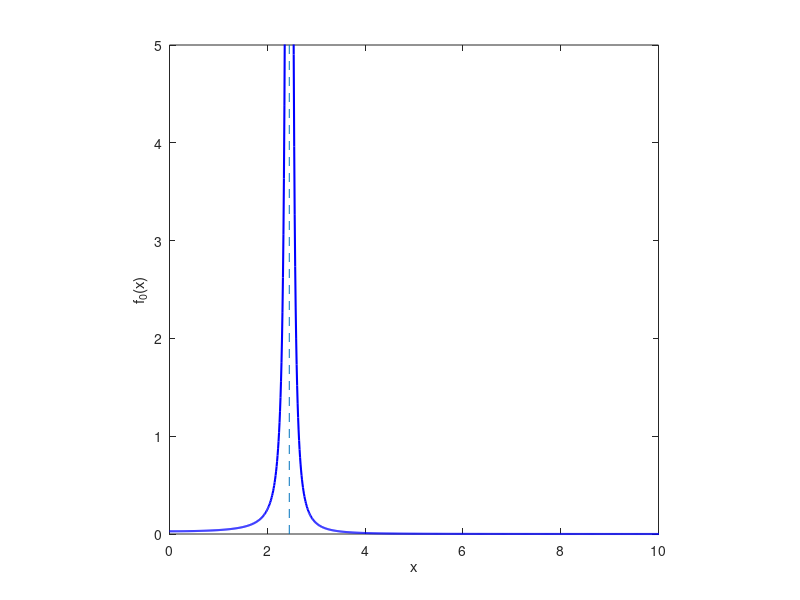

Reproduce this figure in MATLAB.
clc; clear all
x=0:0.01:10;
y=1.*(x>=0&x<=1)+0;
plot(x,y,'b','linewidth',1.5)
axis([0 1.5 0 1.5])
axis square;
xlabel('||x_i-x_j||^2')
ylabel('a_{ij}(||x_i-x_j||^2)')

x=0:0.01:50;
y=1./(1+x.^2).^0.5;
plot(x,y,'b','linewidth',1.5)
axis([0 50 0 1])
axis square;
xlabel('||x_i-x_j||^2')
ylabel('a_{ij}(||x_i-x_j||^2)')

x=0:0.01:15;
y=1./(x.^2-6).^2;
plot(x,y,'b','linewidth',1.5)
axis([0 10 0 5])
axis square;
xlabel('x')
ylabel('f_0(x)')
line([sqrt(6),sqrt(6)],[0,5],'linestyle','--');